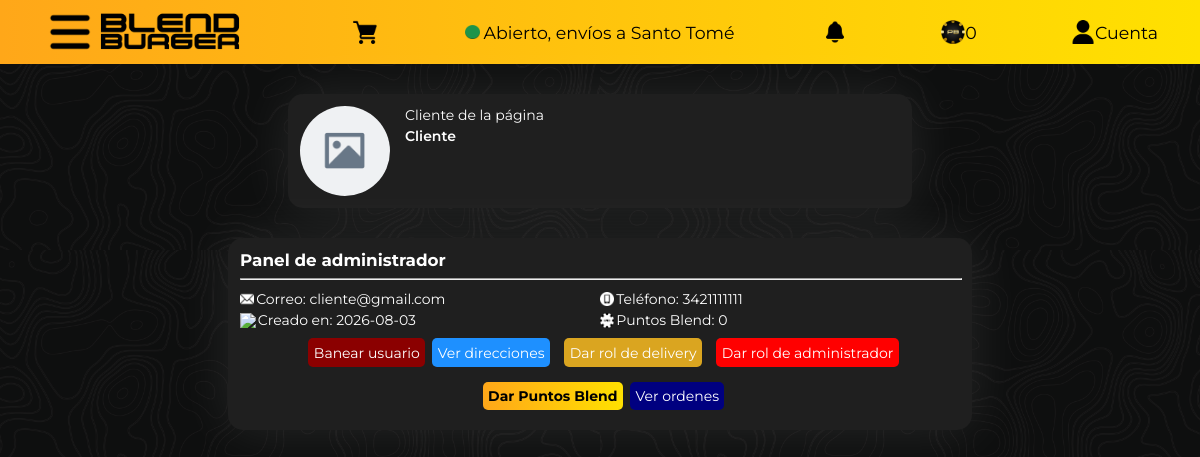
The page /pages/user.php?id=3 (signed in) on the database its author committed.
### tables this page shows
CREATE TABLE `estado` (
  `id_estado` int(100) NOT NULL,
  `nombre` varchar(100) NOT NULL,
  `texto` varchar(100) NOT NULL,
  `compras` int(1) NOT NULL,
  `activo` int(1) NOT NULL DEFAULT 0,
  `imagen` varchar(255) NOT NULL
);

CREATE TABLE `users` (
  `id_usuario` int(100) NOT NULL,
  `correo` varchar(100) NOT NULL,
  `contra` varchar(255) NOT NULL,
  `nombre` varchar(100) NOT NULL,
  `apellido` varchar(100) NOT NULL,
  `telefono` bigint(10) NOT NULL,
  `rol` varchar(100) NOT NULL DEFAULT 'Cliente',
  `baneado` int(1) NOT NULL DEFAULT 0,
  `blendpoints` int(100) NOT NULL,
  `created_at` date NOT NULL DEFAULT current_timestamp(),
  `imagen` varchar(255) NOT NULL
);

### services/image_service.php (called while the page is built, shortened)
<?php
class ImageService {
    public static function getImage(?string $imageName, string $directory, string $placeholder = "../images/placeholder.png"):string {
        if (!$imageName) {
            return $placeholder;
        }
        $path = $directory.$imageName;
        return $path;
    }
}
?>

### pages/user.php (the view, shortened to what this page needs)
<?php
require_once 'database.php';
require_once '../services/image_service.php';
$id = $_GET['id'] ?? null;
if (isset($_SESSION['id_usuario'])) {
    $stmt3 = $pdo->prepare("SELECT rol FROM users WHERE id_usuario = :id_usuario");
    $stmt3->execute([
        ":id_usuario" => $_SESSION['id_usuario']
    ]);
    $rol = $stmt3->fetchColumn();
}
if (isset($_SESSION['id_usuario']) && ($rol === "Administrador" || $rol === "Dueño")) {
    $stmt = $pdo->prepare("SELECT * FROM users WHERE id_usuario = :id_usuario LIMIT 1");
} else {
    $stmt = $pdo->prepare("SELECT nombre, apellido, rol, imagen FROM users WHERE id_usuario = :id_usuario LIMIT 1");
}
$stmt->execute([
    ":id_usuario" => $id
]);
$usuario = $stmt->fetch(PDO::FETCH_ASSOC);
$user_id = $_SESSION['id_usuario'] ?? "";
if ($user_id) {
    $stmt2 = $pdo->prepare("SELECT blendpoints FROM users WHERE id_usuario = :id_usuario");
    $stmt2->execute([
        ":id_usuario" => $user_id
    ]);
    $blendpoints = $stmt2->fetchColumn();
    $blendpoints = $blendpoints !== false ? $blendpoints : 0;
}
$stmt4 = $pdo->prepare("SELECT * FROM estado WHERE activo = 1 LIMIT 1");
$stmt4 -> execute();
$estado = $stmt4->fetch(PDO::FETCH_ASSOC);
?>
<!DOCTYPE html>
<head>
    <link href="style.css" rel="stylesheet">
</head>
<body>
    <header>
        <div class="header-right">
            <div class="logo-and-more">
                <a href=""><img class="bars" src="../images/menu.png"></a>
                <a href="main.php"><img class ="logo" src="../images/logo.png"></a>
            </div>
            <?php
            if ($user_id) {
                echo '<a href="cart.php"><img class="icon-big" src="../images/cart.png"></a>';
            }
            ?>
        </div>
        <div class="state">
            <?php
            $estado_imagen = ImageService::getImage($estado['imagen'], "../uploads/states/");
            echo '<img src="'.$estado_imagen.'" class="icon"><span class="uitext">'.$estado['texto'].'</span>';
            ?>
        </div>
        <?php
        if ($user_id) {
            echo '<div class="header-account-info">';
            echo '<img src="../images/notification.png" class="icon-big">';
            echo '<a href="blendpoints.php"><img class="icon-big" src="../images/blendpoints.png"><span class="uitext">'.$blendpoints.'</span></a>';
            echo '<a href="account.php"><img class="icon-big" src="../images/user.png"><span class="uitext">Cuenta</span></a>';
            echo '</div>';
        } else {
            echo '<div class="header-account-info">';
            echo '<div></div>';
            echo '<a href="login.php"><img class="icon-big" src="../images/login.png"><span class="uitext">Iniciar sesión</span></a>';
            echo '</div>';
        }
        ?>
    </header>
    <div class="profile">
        <figure class="profile-figure">
            <?php
            $usuario_imagen = ImageService::getImage($usuario['imagen'], "../uploads/users/");
            echo '<img src="'.$usuario_imagen.'" class="profile-image">';
            ?>
        </figure>
        <div class="profile-info">
            <?php
            $user_role = $usuario['rol'];
            $name = htmlspecialchars($usuario['nombre'], ENT_QUOTES, 'UTF-8');
            $secondName = htmlspecialchars($usuario['apellido'], ENT_QUOTES, 'UTF-8');
            echo '<span class="profile-name">'.$name.' '.$secondName.'</span>';
            echo '<span class="user-'.$user_role.'">'.$user_role.'</span>';
            ?>
        </div>
    </div>
    <?php
    if (isset($_SESSION['id_usuario']) && ($rol === "Administrador" || $rol === "Dueño")) {
        echo '<div class="profile-admin">';
        echo '<span class="profile-admin-title">Panel de administrador</span>';
        echo '<hr class="profile-admin-hr">';
        echo '<div class="profile-admin-info">';
        echo '<div class="profile-admin-option"><img src="../images/email.png" class="icon"><span class="profile-admin-text">Correo: '.$usuario['correo'].'</span></div>';
        echo '<div class="profile-admin-option"><img src="../images/smartphone.png" class="icon"><span class="profile-admin-text">Teléfono: '.$usuario['telefono'].'</span></div>';
        echo '<div class="profile-admin-option"><img src="../images/created_at.png" class="icon"><span class="profile-admin-text">Creado en: '.$usuario['created_at'].'</span></div>';
        echo '<div class="profile-admin-option"><img src="../images/blendpoints_white.png" class="icon"><span class="profile-admin-text">Puntos Blend: '.$usuario['blendpoints'].'</span></div>';
        echo '</div>';
        echo '<div class="profile-admin-buttons">';
        if ($usuario['baneado'] == 0) {
            echo '<button onclick="confirmAction(event, \'¿Banear al usuario <b>'.$name.' '.$secondName.'</b>?\')" class="profile-admin-button" style="background-color:darkred" type="button" form="ban">Banear usuario</button>';
        }
        echo '<a href="directions_view.php?id='.$usuario['id_usuario'].'" class="profile-admin-button" style="background-color:dodgerblue">Ver direcciones</a>';
        $roleText = [
            "client" => "Dar rol de cliente",
            "delivery" => "Dar rol de delivery",
            "admin" => "Dar rol de administrador"
        ];
        $roleBgColors = [
            "client" => "dimgray",
            "delivery" => "goldenrod",
            "admin" => "red"
        ];
        $actionsByRole = [
            "Cliente" => ["delivery", "admin"],
            "Delivery" => ["client", "admin"],
            "Administrador" => ["client", "delivery"]
        ];
        $userRole = $usuario['rol'];
        $availableActions = $actionsByRole[$userRole] ?? [];
        foreach($availableActions as $action) {
            $text = $roleText[$action];
            $bg = $roleBgColors[$action];
            echo '<button onclick="confirmAction(event, \'¿Dar el rol de '.$action.' al usuario <b>'.$name.' '.$secondName.'</b>?\')" class="profile-admin-button" style="background-color:'.$bg.'" type="button" form="'.$action.'">'.$text.'</button>';
        }
        echo '</div>';
        echo '<div class="profile-admin-buttons">';
        echo '<button onclick="confirmBlendPoints()" class="profile-admin-button" style="background: linear-gradient(90deg, rgba(255, 167, 25, 1) 0%, rgba(255, 225, 0, 1) 100%); font-weight:bold; color:black;" type="button" form="blendpoints">Dar Puntos Blend</button>';
        echo '<a href="orders_view.php?id='.$usuario['id_usuario'].'" class="profile-admin-button" style="background-color: navy;">Ver ordenes</a>';
        echo '</div>';
        echo '</div>';
    }
    ?>
</body>

### pages/style.css (style rules this page uses)
header { width: 100%; height: 8vh; box-sizing: border-box; padding: 1% 3.5% 1% 3.5%; display: flex; justify-content: space-between; align-items: center; background: linear-gradient(90deg, rgba(255, 167, 25, 1) 0%, rgba(255, 225, 0, 1) 100%); }
.uitext { color: black; font-family: "Montserrat", sans-serif; font-size: clamp(16px, 0.65vw + 0.6rem, 32px); }
a { text-decoration: none; color: inherit; }
header a { height: 100%; display: flex; align-items: center; }
body { margin: 0; min-height: 100vh; background: #0f0f0f; -ms-overflow-style: none; scrollbar-width: none; }
.logo { height: clamp(4rem, 14vw, 9rem); width: auto; }
.bars { height: clamp(1rem, 6vw, 3.5rem); width: auto; }
.icon { height: clamp(0.6rem, 1.2vw, 1.4rem); width: auto; }
.icon-big { height: clamp(1.5rem, 2vw, 2.5rem); width: auto; }
.logo-and-more { display: flex; justify-content: center; align-items: center; }
.header-right { width: 30%; display: flex; align-items: center; justify-content: space-between; }
.header-account-info { width: 30%; display: flex; justify-content: space-between; }
.state { display: flex; align-items: center; justify-content: center; gap: 1%; width: 33%; }
body::before { content: ""; position: fixed; top: 0; left: 0; right: 0; bottom: 0; background: url("../images/background.jpg") fixed; background-repeat: repeat; background-size: 50%; opacity: 0.05; z-index: -1; }
.user-Cliente { color: white; font-family: "Montserrat", sans-serif; font-size: clamp(14px, 0.5vw + 0.5rem, 32px); font-weight:600; }
.profile { background-color: #1f1f1f; width: 50%; display: flex; justify-self: center; border-radius: 15px; margin: 2.5%; padding: 1%; box-shadow: 0 0 55px rgba(255, 255, 255, 0.1); }
.profile-figure { width: 15%; aspect-ratio: 1/1; display: flex; margin: 0; align-items: center; justify-content: center; background: black; border: none; border-radius: 50%; overflow: hidden; }
.profile-image { max-width: 100%; max-height: 100%; width: auto; height: auto; object-fit: contain; transition: all .2s; display: block; }
.profile-name { color: white; font-family: "Montserrat", sans-serif; font-size: clamp(14px, 0.5vw + 0.5rem, 32px); }
.profile-info { margin-left: 2.5%; display: flex; flex-direction: column; gap: 3.5%; }
.profile-admin { background-color: #1f1f1f; width: 60%; border-radius: 15px; padding: 1%; display: flex; flex-direction: column; justify-self: center; box-shadow: 0 0 55px rgba(255, 255, 255, 0.1); margin: 2.5%; }
.profile-admin-title { color: white; font-family: "Montserrat", sans-serif; font-size: clamp(16px, 0.6vw + 0.6rem, 38px); font-weight: bold; }
.profile-admin-hr { width: 100%; color: white; }
.profile-admin-info { display: grid; grid-template-columns: 1fr 1fr; }
.profile-admin-option { display: flex; gap: 0.5%; margin: 0.5% 0 0.5% 0; align-items: center; }
.profile-admin-text { color: white; font-family: "Montserrat", sans-serif; font-size: clamp(14px, 0.5vw + 0.5rem, 32px); }
.profile-admin-buttons { display: flex; justify-content: center; align-items: center; gap: 1%; }
.profile-admin-button { margin: 1% 0 1% 0; color: white; font-family: "Montserrat", sans-serif; font-size: clamp(14px, 0.5vw + 0.5rem, 32px); border-radius: 5px; border: none; padding: 0.75%; cursor: pointer; transition: all .2s; }

### rows shown on the page
estado: imagen (picture), texto "Abierto, envíos a Santo Tomé"
users: blendpoints "0"
users: nombre "Cliente", apellido "de la página", rol "Cliente", correo "cliente@gmail.com", telefono "3421111111", created_at "2026-08-03", blendpoints "0", rol "Dar rol de delivery", rol "Dar rol de administrador"
